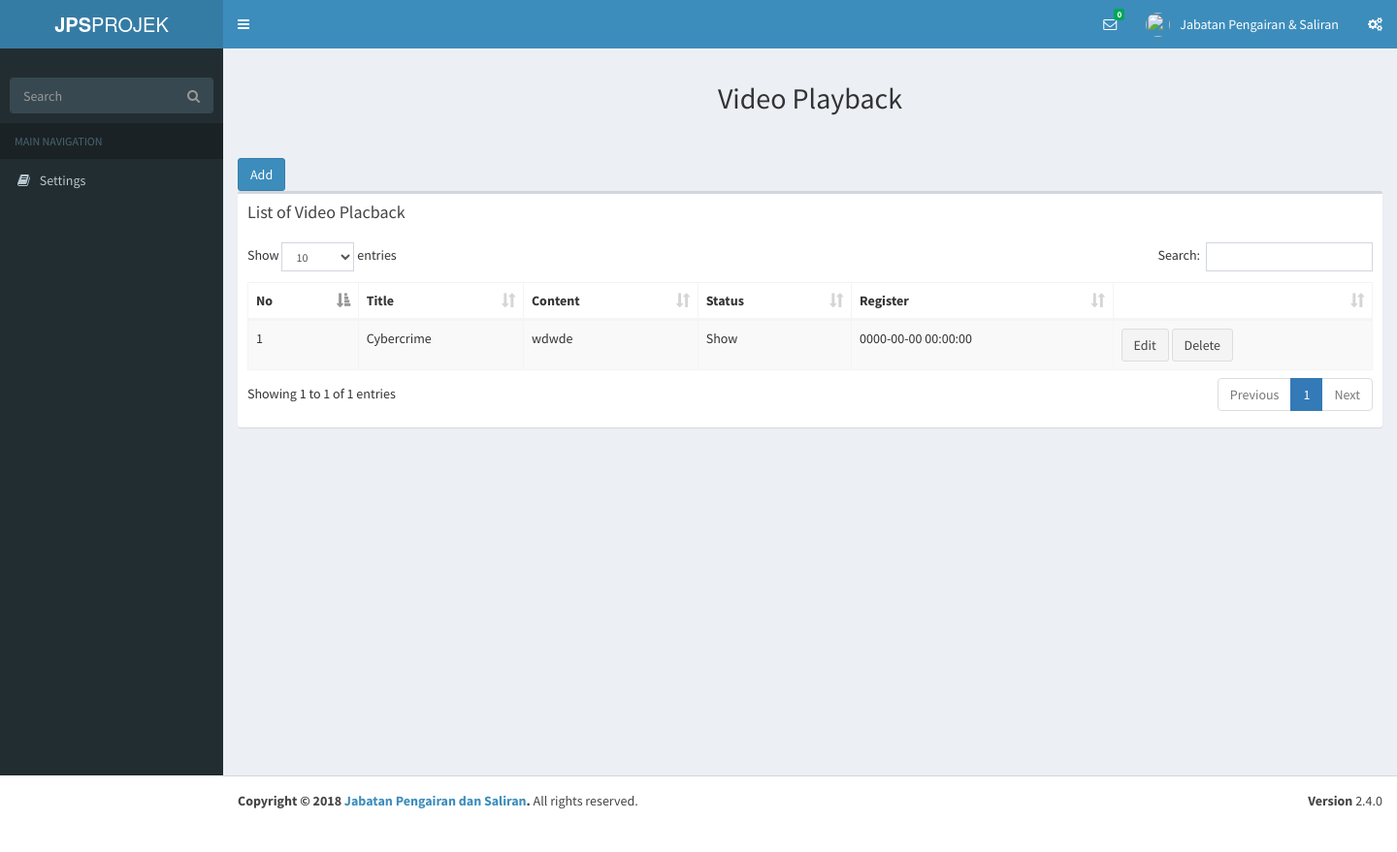
Page /index.php/welcome/video on the committed database.
### tables this page shows
CREATE TABLE `data_playback` (
  `id` int(11) NOT NULL,
  `playback_title` varchar(250) DEFAULT NULL,
  `playback_content` text,
  `playback_status` varchar(10) DEFAULT NULL,
  `playback_reg` timestamp NULL DEFAULT NULL
);

### application/controllers/Welcome.php (called while the page is built, shortened)
<?php
class Welcome extends CI_Controller {
	public function __construct() {
		$this->load->model('Welcome_model');
	}
	public function video()
	{
		$data['title'] = 'Add New Playback';
		$this->form_validation->set_rules('title', 'Title', 'required');
		if($this->form_validation->run() == FALSE)
		{
			$this->load->view('template/header');
			$this->load->view('template/sidebar');
			$data['get_playback']=$this->Welcome_model->get_playbackview();
			$this->load->view('video', $data);
			$this->load->view('template/footer');
		}
		else
		{
			$this->Welcome_model->create_video();
			$lastId=$this->Welcome_model->getLastId();
			redirect(base_url('welcome/video'));
		}
	}
}

### index.php (called while the page is built, shortened)
<?php
require_once BASEPATH.'core/CodeIgniter.php';

### application/models/Welcome_model.php (called while the page is built, shortened)
<?php
 class Welcome_model extends CI_Model
 {
	public function get_playbackview()
	{
		$query = $this->db->get('data_playback');
		return $query->result();
	}
 }
 ?>

### application/views/video.php (the view, shortened to what this page needs)
<div class="content-wrapper">
  <section class="content-header">
    <center>
      <h2>
        Video Playback
      </h2>
    </center>
  </section>
  <br>
  <section class="content">
    <div class="row">
      <div class="col-md-12">
        <button type="button" class="btn btn-primary" data-toggle="modal" data-target=".bd-example-modal-lg">Add</button>
        <div class="box">
          <div class="box-header">
            <h3 class="box-title">List of Video Placback</h3>
          </div>
          <div class="box-body">
            <table id="example1" class="table table-bordered table-striped">
              <thead>
                <tr>
                  <th>No</th>
                  <th>Title</th>
                  <th>Content</th>
                  <th>Status</th>
                  <th>Register</th>
                  <th></th>
                </tr>
              </thead>
              <tbody>
               <?php
               foreach ($get_playback as $row) {
                 ?>
                 <tr>
                  <td><?php echo $row->id?></td>
                  <td><?php echo $row->playback_title?></td>
                  <td><?php echo $row->playback_content?></td>
                  <td><?php echo $row->playback_status?></td>
                  <td><?php echo $row->playback_reg?></td>
                  <td><button type="edit" name="edit" class="btn btn-default">Edit</button>
                    <button type="delete" name="delete" class="btn btn-default">Delete</button>
                  </td>
                </tr>
                <?php } ?>
              </tbody>
            </table>
          </div>
        </div>
      </div>
    </div>
  </section>
</div>
</div>

### rows in the picture
data_playback: id "1", playback_title "Cybercrime", playback_content "wdwde", playback_status "Show", playback_reg "0000-00-00 00:00:00"
